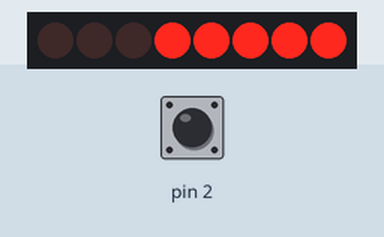
Recording of a sketch running on a simulated Arduino Uno, built with avr-gcc and run on an emulated ATmega328P. On the bench: 8 shift-register outputs drawn as a row of LEDs (first output left, lit = HIGH). Wiring (inferred from the names in the program): shift register (74HC595): data pin 12; shift clock pin 9; latch pin 11. Wiring (inferred from the signals the program sends): row of LEDs: on Q0, Q1, Q2, Q3, Q4, Q5, Q6, Q7. The inputs (shaded band) are chosen by the test bench; at power-on: pin 2 HIGH. Random numbers use the default seed unless the sketch sets one.

Above: at 1.2 s.
1.3 s: pin 2 driven LOW
At 1.7 s:
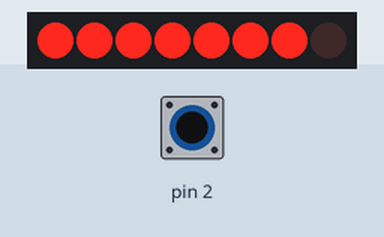
3.5 s: pin 2 pulsed HIGH 5 times (0.12 s each, 0.3 s apart)
At 4.71 s:
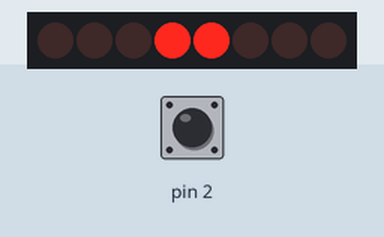
6.5 s: pin 2 pulsed HIGH 5 times (0.12 s each, 0.3 s apart)
At 8.0 s:
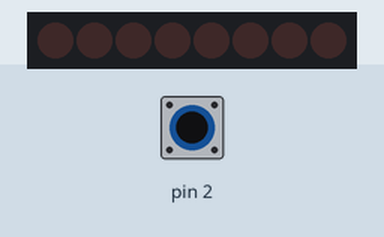
Timing chart, 0 to 16.4 s (numbered marks = the images above; inputs shaded):
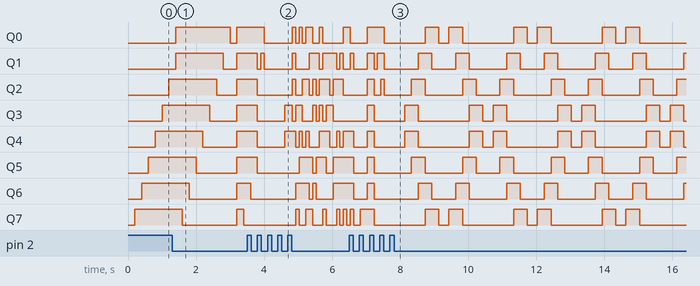

The sketch:

8Led74HC595.ino
```cpp
#include "src/pattern/ChopsticksPattern.h"
#include "src/pattern/CylonPattern.h"
#include "src/pattern/DrainPattern.h"
#include "src/pattern/FillPattern.h"
#include "src/pattern/RandomPattern.h"
#include "src/pattern/SplitCylonPattern.h"
#include "src/pattern/WalkingPattern.h"

// Definitions
#define LATCH_PIN 11    // (11) ST_CP [RCK] on 74HC595
#define CLOCK_PIN 9     //  (9) SH_CP [SCK] on 74HC595
#define DATA_PIN 12     // (12)    DS  [S1] on 74HC595
#define SW_ISR_VECTOR 0 // Pin 2 = ISR vector (0) for the switch

// Global Variables

// Declare and initialize the patterns.
static const ChopsticksPattern chop = ChopsticksPattern();
static const CylonPattern cylon = CylonPattern();
static const DrainPattern drain = DrainPattern();
static const FillPattern fill = FillPattern();
static const RandomPattern rando = RandomPattern();
static const SplitCylonPattern splitCylon = SplitCylonPattern();
static const WalkingPattern walk = WalkingPattern();

static const IPattern* patterns[] =
{
  &fill,
  &drain,
  &walk,
  &cylon,
  &splitCylon,
  &chop,
  &rando
};
static const int szPatterns = sizeof(patterns) / sizeof(IPattern*);

static volatile bool patternChangeRequested;
static volatile int currentPatternIdx;

void switchIsr ()
{
  patternChangeRequested = true;
//  Serial.println("patternChangeRequested = true");
}

void setup ()
{
  pinMode(LATCH_PIN, OUTPUT);
  pinMode(DATA_PIN, OUTPUT);
  pinMode(CLOCK_PIN, OUTPUT);
  attachInterrupt(SW_ISR_VECTOR, switchIsr, FALLING);
//  Serial.begin(9600);
}

void updateShiftRegister (byte leds)
{
   digitalWrite(LATCH_PIN, LOW);
   shiftOut(DATA_PIN, CLOCK_PIN, LSBFIRST, leds);
   digitalWrite(LATCH_PIN, HIGH);
}

void loop ()
{
  const IPattern *pattern = patterns[currentPatternIdx];

  for (int i = 0; i < pattern->getCount(); i++)
  {
    if (patternChangeRequested)
    {
      currentPatternIdx++;
      if (currentPatternIdx >= szPatterns) currentPatternIdx = 0;
//      Serial.print("currentPatternIdx = ");
//      Serial.println(currentPatternIdx, DEC);
      patternChangeRequested = false;
      return;
    }

    updateShiftRegister(pattern->getPattern(i));
    delay(pattern->getDelay(i));
  }
}
```

ChopsticksPattern.cpp
```cpp
#include "ChopsticksPattern.h"

const PatternDelay ChopsticksPattern::SEQUENCE[] =
{
	{ 0b00011000, 0 },
	{ 0b00000000, 0 },
	{ 0b00011000, 0 },
	{ 0b00000000, 0 },
	{ 0b00011000, 0 },
	{ 0b00000000, 0 },
	{ 0b00011000, 0 },
	{ 0b00000000, 0 },
	{ 0b00011000, 0 },
	{ 0b00000000, 0 },
	{ 0b00011000, 0 },
	{ 0b00000000, 0 },

	{ 0b00101000, 0 },
	{ 0b00000000, 0 },
	{ 0b00101000, 0 },
	{ 0b00000000, 0 },
	{ 0b00101000, 0 },
	{ 0b00000000, 0 },
	{ 0b00101000, 0 },
	{ 0b00000000, 0 },
	{ 0b00101000, 0 },
	{ 0b00000000, 0 },
	{ 0b00101000, 0 },
	{ 0b00000000, 0 },

	{ 0b01000010, 0 },
	{ 0b00000000, 0 },
	{ 0b01000010, 0 },
	{ 0b00000000, 0 },
	{ 0b01000010, 0 },
	{ 0b00000000, 0 },
	{ 0b01000010, 0 },
	{ 0b00000000, 0 },
	{ 0b10000100, 0 },
	{ 0b00000000, 0 },
	{ 0b01000010, 0 },
	{ 0b00000000, 0 },

	{ 0b10000001, 0 },
	{ 0b00000000, 0 },
	{ 0b10000001, 0 },
	{ 0b00000000, 0 },
	{ 0b10000001, 0 },
	{ 0b00000000, 0 },
	{ 0b10000001, 0 },
	{ 0b00000000, 0 },
	{ 0b01000010, 0 },
	{ 0b00000000, 0 },
	{ 0b00101000, 0 },
	{ 0b00000000, 0 },
};

const int ChopsticksPattern::LENGTH = sizeof(ChopsticksPattern::SEQUENCE) / sizeof(PatternDelay);
```

ChopsticksPattern.h
```cpp
#ifndef _CHOPSTICKS_PATTERN_H
#define _CHOPSTICKS_PATTERN_H

#include "PatternBase.h"

class ChopsticksPattern : public InMemPatternBase
{
	public:
		const int getDelay (int i) const override
		{
			static const int beat = 333;
			static const float duty = 0.67f;

			if (i % 2 == 0) return beat * duty;
			else return beat * (1 - duty);
		}

	protected:
		const PatternDelay* getSequence () const override { return SEQUENCE; };
		const int getLength () const override { return LENGTH; };

	private:
		static const PatternDelay SEQUENCE[];
		static const int LENGTH;
};

#endif /* _CHOPSTICKS_PATTERN_H */
```

CylonPattern.cpp
```cpp
#include "CylonPattern.h"

const PatternDelay CylonPattern::SEQUENCE[] =
{
	{ 0b00000000, 300 },
	{ 0b10000000, 100 },
	{ 0b11000000, 100 },
	{ 0b11100000, 100 },
	{ 0b01110000, 100 },
	{ 0b00111000, 100 },
	{ 0b00011100, 100 },
	{ 0b00001110, 100 },
	{ 0b00000111, 100 },
	{ 0b00000011, 100 },
	{ 0b00000001, 100 },
	{ 0b00000000, 300 },
	{ 0b00000001, 100 },
	{ 0b00000011, 100 },
	{ 0b00000111, 100 },
	{ 0b00001110, 100 },
	{ 0b00011100, 100 },
	{ 0b00111000, 100 },
	{ 0b01110000, 100 },
	{ 0b11100000, 100 },
	{ 0b11000000, 100 },
	{ 0b10000000, 100 }
};

const int CylonPattern::LENGTH = sizeof(CylonPattern::SEQUENCE) / sizeof(PatternDelay);
```

CylonPattern.h
```cpp
#ifndef _CYLON_PATTERN_H
#define _CYLON_PATTERN_H

#include "PatternBase.h"

class CylonPattern : public InMemPatternBase
{
	protected:
		const PatternDelay* getSequence () const override { return SEQUENCE; };
		const int getLength () const override { return LENGTH; };

	private:
		static const PatternDelay SEQUENCE[];
		static const int LENGTH;
};

#endif /* _CYLON_PATTERN_H */
```

DrainPattern.h
```cpp
#ifndef _DRAIN_PATTERN_H
#define _DRAIN_PATTERN_H

#include "PatternBase.h"

class DrainPattern : public IPattern
{
	public:
		DrainPattern () : IPattern() {}
		const int getCount () const override { return 9; }
		const int getDelay (int i) const override { return 200; }

		const byte getPattern (int i) const override
		{
			byte pattern = 255;
			for (int b = 0; b < i; b++)
			{
				bitClear(pattern, b);
			}
			return pattern;
		}
};

#endif /* _DRAIN_PATTERN_H */
```

FillPattern.h
```cpp
#ifndef _FILL_PATTERN_H
#define _FILL_PATTERN_H

#include "PatternBase.h"

class FillPattern : public IPattern
{
	public:
		FillPattern () : IPattern() {}
		const int getCount () const override { return 9; }
		const int getDelay (int i) const override { return 200; }

		const byte getPattern (int i) const override
		{
			byte pattern = 0;
			for (int b = 0; b < i; b++)
			{
				bitSet(pattern, b);
			}
			return pattern;
		}
};

#endif /* _FILL_PATTERN_H */
```

PatternBase.h
```cpp
#ifndef _PATTERN_BASE_H
#define _PATTERN_BASE_H

#if ARDUINO < 100
#error Unsupported version.  Must be v100+.
#endif

#include "Arduino.h"

struct PatternDelay
{
	byte Pattern;
	int Delay;
};

class IPattern
{
	public:
		const virtual int getCount () const = 0;
		const virtual byte getPattern (int i) const = 0;
		const virtual int getDelay (int i) const = 0;
};

class InMemPatternBase : public IPattern
{
	public:
		const virtual int getCount () const { return getLength(); }
		const virtual byte getPattern (int i) const { return getSequence()[i].Pattern; }
		const virtual int getDelay (int i) const { return getSequence()[i].Delay; }

	protected:
		const virtual PatternDelay* getSequence () const = 0;
		const virtual int getLength () const = 0;
};

#endif /* _PATTERN_BASE_H */
```

RandomPattern.h
```cpp
#ifndef _RANDOM_PATTERN_H
#define _RANDOM_PATTERN_H

#include "PatternBase.h"

class RandomPattern : public IPattern
{
	public:
		RandomPattern () : IPattern() {}
		const int getCount () const override { return 24; }
		const byte getPattern (int i) const override { return random(0, 255); }
		const int getDelay (int i) const override { return 100; }
};

#endif /* _RANDOM_PATTERN_H */
```

SplitCylonPattern.cpp
```cpp
#include "SplitCylonPattern.h"

const PatternDelay SplitCylonPattern::SEQUENCE[] =
{
	{ 0b00000000, 300 },
	{ 0b00011000, 200 },
	{ 0b00111100, 200 },
	{ 0b01100110, 200 },
	{ 0b11000011, 200 },
	{ 0b10000001, 200 },
	{ 0b00000000, 300 },
	{ 0b10000001, 200 },
	{ 0b11000011, 200 },
	{ 0b01100110, 200 },
	{ 0b00111100, 200 },
	{ 0b00011000, 200 }
};

const int SplitCylonPattern::LENGTH = sizeof(SplitCylonPattern::SEQUENCE) / sizeof(PatternDelay);
```

SplitCylonPattern.h
```cpp
#ifndef _SPLIT_CYLON_PATTERN_H
#define _SPLIT_CYLON_PATTERN_H

#include "PatternBase.h"

class SplitCylonPattern : public InMemPatternBase
{
	protected:
		const PatternDelay* getSequence () const override { return SEQUENCE; };
		const int getLength () const override { return LENGTH; };

	private:
		static const PatternDelay SEQUENCE[];
		static const int LENGTH;
};

#endif /* _SPLIT_CYLON_PATTERN_H */
```

WalkingPattern.cpp
```cpp
#include "WalkingPattern.h"

const PatternDelay WalkingPattern::SEQUENCE[] =
{
	{ 0b10000000, 100 },
	{ 0b11000000, 100 },
	{ 0b11100000, 100 },
	{ 0b01110000, 100 },
	{ 0b00111000, 100 },
	{ 0b00011100, 100 },
	{ 0b00001110, 100 },
	{ 0b00000111, 100 },
	{ 0b00000011, 100 },
	{ 0b00000001, 100 },
	{ 0b10000000, 100 },
	{ 0b11000000, 100 },
	{ 0b11100000, 100 },
	{ 0b01110000, 100 },
	{ 0b00111000, 100 },
	{ 0b00011100, 100 },
	{ 0b00001110, 100 },
	{ 0b00000111, 100 },
	{ 0b00000011, 100 },
	{ 0b00000001, 100 }
};

const int WalkingPattern::LENGTH = sizeof(WalkingPattern::SEQUENCE) / sizeof(PatternDelay);
```

WalkingPattern.h
```cpp
#ifndef _WALKING_PATTERN_H
#define _WALKING_PATTERN_H

#include "PatternBase.h"

class WalkingPattern : public InMemPatternBase
{
	protected:
		const PatternDelay* getSequence () const override { return SEQUENCE; };
		const int getLength () const override { return LENGTH; };

	private:
		static const PatternDelay SEQUENCE[];
		static const int LENGTH;
};

#endif /* _WALKING_PATTERN_H */
```
